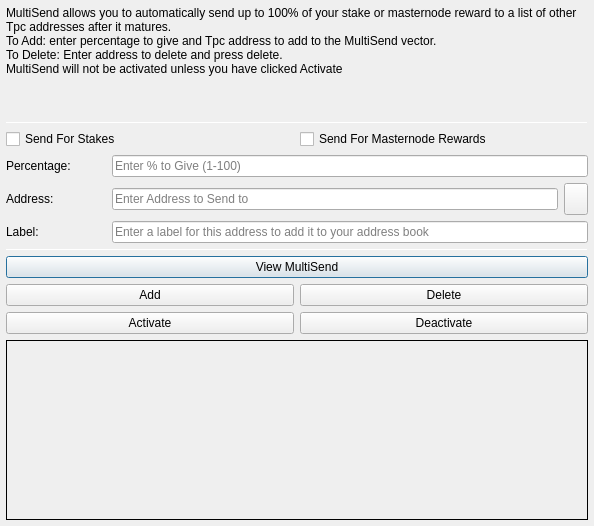
<?xml version="1.0" encoding="UTF-8"?>
<ui version="4.0">
 <class>MultiSendDialog</class>
 <widget class="QDialog" name="MultiSendDialog">
  <property name="windowModality">
   <enum>Qt::NonModal</enum>
  </property>
  <property name="geometry">
   <rect>
    <x>0</x>
    <y>0</y>
    <width>594</width>
    <height>526</height>
   </rect>
  </property>
  <property name="windowTitle">
   <string>MultiSend</string>
  </property>
  <layout class="QVBoxLayout" name="verticalLayout" stretch="0">
   <property name="leftMargin">
    <number>6</number>
   </property>
   <property name="topMargin">
    <number>6</number>
   </property>
   <property name="rightMargin">
    <number>6</number>
   </property>
   <property name="bottomMargin">
    <number>6</number>
   </property>
   <item>
    <layout class="QVBoxLayout" name="verticalLayout_Main" stretch="1,1,1,0,1,1,1">
     <item>
      <widget class="QLabel" name="label_2">
       <property name="lineWidth">
        <number>1</number>
       </property>
       <property name="text">
        <string>MultiSend allows you to automatically send up to 100% of your stake or masternode reward to a list of other Tpc addresses after it matures.
To Add: enter percentage to give and Tpc address to add to the MultiSend vector.
To Delete: Enter address to delete and press delete.
MultiSend will not be activated unless you have clicked Activate</string>
       </property>
       <property name="alignment">
        <set>Qt::AlignLeading|Qt::AlignLeft|Qt::AlignTop</set>
       </property>
       <property name="wordWrap">
        <bool>true</bool>
       </property>
      </widget>
     </item>
     <item>
      <widget class="Line" name="line">
       <property name="minimumSize">
        <size>
         <width>0</width>
         <height>1</height>
        </size>
       </property>
       <property name="maximumSize">
        <size>
         <width>16777215</width>
         <height>1</height>
        </size>
       </property>
       <property name="orientation">
        <enum>Qt::Horizontal</enum>
       </property>
      </widget>
     </item>
     <item>
      <layout class="QVBoxLayout" name="verticalLayout_Settings">
       <item>
        <layout class="QHBoxLayout" name="horizontalLayout">
         <item>
          <widget class="QCheckBox" name="multiSendStakeCheckBox">
           <property name="text">
            <string>Send For Stakes</string>
           </property>
          </widget>
         </item>
         <item>
          <widget class="QCheckBox" name="multiSendMasternodeCheckBox">
           <property name="text">
            <string>Send For Masternode Rewards</string>
           </property>
          </widget>
         </item>
        </layout>
       </item>
       <item>
        <layout class="QHBoxLayout" name="horizontalLayout_6">
         <item>
          <widget class="QLabel" name="label">
           <property name="minimumSize">
            <size>
             <width>100</width>
             <height>0</height>
            </size>
           </property>
           <property name="toolTip">
            <string>Percentage of stake to send</string>
           </property>
           <property name="text">
            <string>Percentage:</string>
           </property>
          </widget>
         </item>
         <item>
          <widget class="QLineEdit" name="multiSendPercentEdit">
           <property name="toolTip">
            <string>Enter whole numbers 1 - 100</string>
           </property>
           <property name="placeholderText">
            <string>Enter % to Give (1-100)</string>
           </property>
          </widget>
         </item>
        </layout>
       </item>
       <item>
        <layout class="QHBoxLayout" name="horizontalLayout_7">
         <item>
          <widget class="QLabel" name="label_5">
           <property name="minimumSize">
            <size>
             <width>100</width>
             <height>0</height>
            </size>
           </property>
           <property name="toolTip">
            <string>Address to send portion of stake to</string>
           </property>
           <property name="text">
            <string>Address:</string>
           </property>
          </widget>
         </item>
         <item>
          <widget class="QLineEdit" name="multiSendAddressEdit">
           <property name="toolTip">
            <string/>
           </property>
           <property name="placeholderText">
            <string>Enter Address to Send to</string>
           </property>
          </widget>
         </item>
         <item>
          <widget class="QToolButton" name="addressBookButton">
           <property name="maximumSize">
            <size>
             <width>16777215</width>
             <height>32</height>
            </size>
           </property>
           <property name="toolTip">
            <string>Choose an address from the address book</string>
           </property>
           <property name="text">
            <string/>
           </property>
           <property name="icon">
            <iconset resource="../tpc.qrc">
             <normaloff>:/icons/address-book</normaloff>:/icons/address-book</iconset>
           </property>
           <property name="shortcut">
            <string>Alt+A</string>
           </property>
          </widget>
         </item>
        </layout>
       </item>
      </layout>
     </item>
     <item>
      <layout class="QHBoxLayout" name="horizontalLayout_3">
       <item>
        <widget class="QLabel" name="label_3">
         <property name="minimumSize">
          <size>
           <width>100</width>
           <height>0</height>
          </size>
         </property>
         <property name="text">
          <string>Label:</string>
         </property>
        </widget>
       </item>
       <item>
        <widget class="QLineEdit" name="labelAddressLabelEdit">
         <property name="placeholderText">
          <string>Enter a label for this address to add it to your address book</string>
         </property>
        </widget>
       </item>
      </layout>
     </item>
     <item>
      <widget class="Line" name="line_2">
       <property name="minimumSize">
        <size>
         <width>0</width>
         <height>1</height>
        </size>
       </property>
       <property name="maximumSize">
        <size>
         <width>16777215</width>
         <height>1</height>
        </size>
       </property>
       <property name="orientation">
        <enum>Qt::Horizontal</enum>
       </property>
      </widget>
     </item>
     <item>
      <layout class="QVBoxLayout" name="verticalLayout_Buttons">
       <item>
        <layout class="QHBoxLayout" name="horizontalLayout_4">
         <item>
          <widget class="QPushButton" name="viewButton">
           <property name="toolTip">
            <string/>
           </property>
           <property name="statusTip">
            <string>View MultiSend Vector</string>
           </property>
           <property name="text">
            <string>View MultiSend</string>
           </property>
          </widget>
         </item>
        </layout>
       </item>
       <item>
        <layout class="QHBoxLayout" name="horizontalLayout_2">
         <item>
          <widget class="QPushButton" name="addButton">
           <property name="toolTip">
            <string/>
           </property>
           <property name="statusTip">
            <string>Add to MultiSend Vector</string>
           </property>
           <property name="text">
            <string>Add</string>
           </property>
          </widget>
         </item>
         <item>
          <widget class="QPushButton" name="deleteButton">
           <property name="toolTip">
            <string/>
           </property>
           <property name="statusTip">
            <string>Delete Address From MultiSend Vector</string>
           </property>
           <property name="text">
            <string>Delete</string>
           </property>
          </widget>
         </item>
        </layout>
       </item>
       <item>
        <layout class="QHBoxLayout" name="horizontalLayout_5">
         <item>
          <widget class="QPushButton" name="activateButton">
           <property name="statusTip">
            <string>Activate MultiSend</string>
           </property>
           <property name="text">
            <string>Activate</string>
           </property>
          </widget>
         </item>
         <item>
          <widget class="QPushButton" name="disableButton">
           <property name="statusTip">
            <string>Deactivate MultiSend</string>
           </property>
           <property name="text">
            <string>Deactivate</string>
           </property>
          </widget>
         </item>
        </layout>
       </item>
      </layout>
     </item>
     <item>
      <widget class="QLabel" name="message">
       <property name="minimumSize">
        <size>
         <width>0</width>
         <height>180</height>
        </size>
       </property>
       <property name="frameShape">
        <enum>QFrame::Panel</enum>
       </property>
       <property name="frameShadow">
        <enum>QFrame::Plain</enum>
       </property>
       <property name="lineWidth">
        <number>1</number>
       </property>
       <property name="midLineWidth">
        <number>1</number>
       </property>
       <property name="text">
        <string/>
       </property>
       <property name="alignment">
        <set>Qt::AlignLeading|Qt::AlignLeft|Qt::AlignTop</set>
       </property>
       <property name="wordWrap">
        <bool>true</bool>
       </property>
      </widget>
     </item>
    </layout>
   </item>
  </layout>
 </widget>
 <resources>
  <include location="../tpc.qrc"/>
 </resources>
 <connections/>
</ui>
